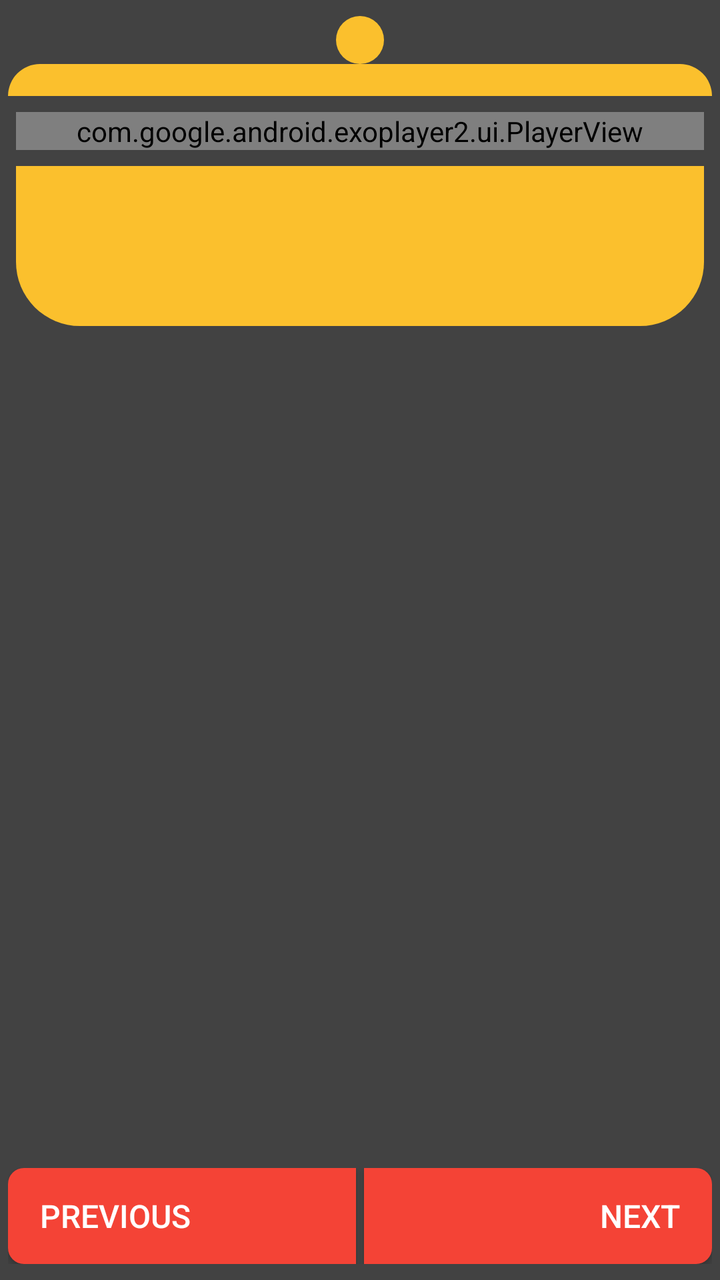
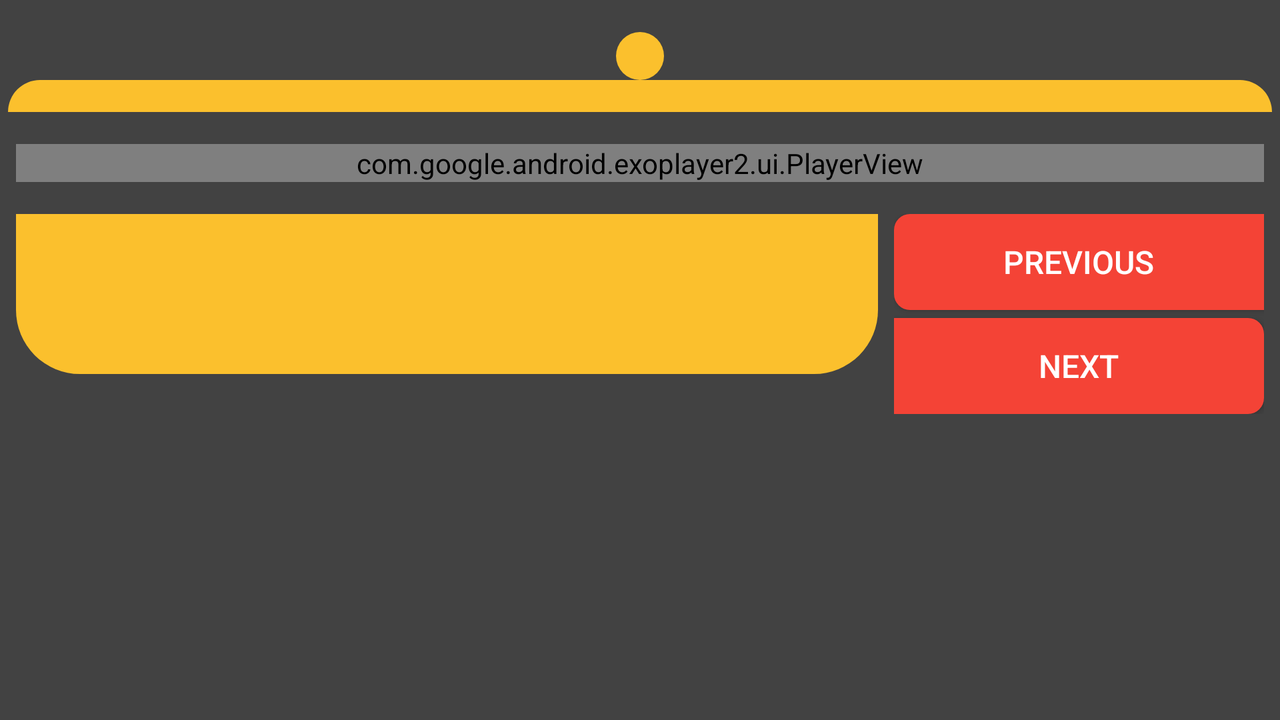

One screen, two layout resources from the same app: the default and the repository's alternative for another configuration. Each is rendered where Android would select it; the XML of both is given below.
<!-- AndroidManifest.xml: application theme AppTheme -->
<!-- res/layout/fragment_video_and_instructions.xml -->
<?xml version="1.0" encoding="utf-8"?>
<androidx.constraintlayout.widget.ConstraintLayout
    xmlns:android="http://schemas.android.com/apk/res/android"
    xmlns:app="http://schemas.android.com/apk/res-auto"
    xmlns:tools="http://schemas.android.com/tools"
    android:layout_width="match_parent"
    android:layout_height="match_parent"
    android:background="?android:attr/windowBackground"
    android:clickable="true"
    tools:ignore="KeyboardInaccessibleWidget">

    <androidx.core.widget.NestedScrollView
        android:layout_width="match_parent"
        android:layout_height="wrap_content"
        android:layout_marginTop="8dp"
        app:layout_constraintTop_toTopOf="parent"
        app:layout_constraintBottom_toBottomOf="parent"
        app:layout_constraintVertical_bias="0">

        <LinearLayout
            android:layout_width="match_parent"
            android:layout_height="wrap_content"
            android:orientation="vertical">

            
            <TextView
                android:layout_width="wrap_content"
                android:layout_height="wrap_content"
                android:layout_gravity="center_horizontal"
                android:background="@drawable/shape_video_lid_tip"/>

            
            <TextView
                android:layout_width="match_parent"
                android:layout_height="16dp"
                android:layout_marginHorizontal="4dp"
                android:layout_marginBottom="8dp"
                android:background="@drawable/shape_video_lid"/>

            <com.google.android.exoplayer2.ui.PlayerView
                android:id="@+id/exoPlayerPlayerView"
                android:layout_width="match_parent"
                android:layout_height="wrap_content"
                app:resize_mode="fixed_width"
                android:layout_marginHorizontal="8dp"/>

            <TextView
                android:id="@+id/textViewStepDescription"
                android:layout_width="match_parent"
                android:layout_height="wrap_content"
                android:minHeight="80dp"
                android:layout_marginTop="8dp"
                android:layout_marginHorizontal="8dp"
                android:layout_marginBottom="80dp"
                android:paddingVertical="16dp"
                android:paddingHorizontal="8dp"
                style="@style/text_custom_normal"
                android:background="@drawable/shape_instructions_bg"/>

        </LinearLayout>

    </androidx.core.widget.NestedScrollView>

    <LinearLayout
        android:id="@+id/linearLayoutNavigationButtons"
        android:layout_width="match_parent"
        android:layout_height="wrap_content"
        android:orientation="horizontal"
        android:layout_marginHorizontal="4dp"
        android:layout_marginBottom="8dp"
        app:layout_constraintTop_toTopOf="parent"
        app:layout_constraintBottom_toBottomOf="parent"
        app:layout_constraintVertical_bias="1">

        <Button
            android:id="@+id/buttonPreviousStep"
            android:layout_width="0dp"
            android:layout_height="wrap_content"
            android:minHeight="48dp"
            android:layout_weight=".5"
            android:gravity="left|center_vertical"
            android:background="@drawable/shape_button_previous_bg"
            android:textSize="16sp"
            android:textColor="@color/textLight"
            android:layout_marginRight="2dp"
            android:paddingHorizontal="16dp"
            android:paddingVertical="4dp"
            android:drawableLeft="@drawable/ic_navigate_previous"
            android:text="@string/button_previous"
            tools:ignore="ButtonStyle,RtlHardcoded" />

        <Button
            android:id="@+id/buttonNextStep"
            android:layout_width="0dp"
            android:layout_height="wrap_content"
            android:minHeight="48dp"
            android:layout_weight=".5"
            android:gravity="right|center_vertical"
            android:background="@drawable/shape_button_next_bg"
            android:textSize="16sp"
            android:textColor="@color/textLight"
            android:layout_marginLeft="2dp"
            android:paddingHorizontal="16dp"
            android:drawableRight="@drawable/ic_navigate_next"
            android:text="@string/button_next"
            tools:ignore="RtlHardcoded" />

    </LinearLayout>

</androidx.constraintlayout.widget.ConstraintLayout>
<!-- resources referenced by this layout -->
<resources>
  <color name="textLight">#FFFFFF</color>
  <!-- drawable shape_button_next_bg (drawable) -->
  <?xml version="1.0" encoding="utf-8"?>
  <shape
      xmlns:android="http://schemas.android.com/apk/res/android"
      android:shape="rectangle"
      android:layout_height="match_parent"
      android:layout_width="match_parent">
      <solid android:color="@color/colorAccent" />
      <corners
          android:topRightRadius="8dp"
          android:bottomRightRadius="8dp"/>
  </shape>
  <!-- drawable shape_button_previous_bg (drawable) -->
  <?xml version="1.0" encoding="utf-8"?>
  <shape
      xmlns:android="http://schemas.android.com/apk/res/android"
      android:shape="rectangle"
      android:layout_height="match_parent"
      android:layout_width="match_parent">
      <solid android:color="@color/colorAccent" />
      <corners
          android:topLeftRadius="8dp"
          android:bottomLeftRadius="8dp"/>
  </shape>
  <!-- drawable shape_instructions_bg (drawable) -->
  <?xml version="1.0" encoding="utf-8"?>
  <shape
      xmlns:android="http://schemas.android.com/apk/res/android"
      android:shape="rectangle"
      android:layout_height="match_parent"
      android:layout_width="match_parent">
      <solid android:color="@color/colorPrimary" />
      <corners
          android:bottomRightRadius="32dp"
          android:bottomLeftRadius="32dp"/>
  </shape>
  <!-- drawable shape_video_lid (drawable) -->
  <?xml version="1.0" encoding="utf-8"?>
  <shape
      xmlns:android="http://schemas.android.com/apk/res/android"
      android:shape="rectangle"
      android:layout_height="match_parent"
      android:layout_width="match_parent">
      <solid android:color="@color/colorPrimary" />
      <corners
          android:topRightRadius="32dp"
          android:topLeftRadius="32dp"/>
  </shape>
  <!-- drawable shape_video_lid_tip (drawable) -->
  <?xml version="1.0" encoding="utf-8"?>
  <shape xmlns:android="http://schemas.android.com/apk/res/android"
      android:shape="oval">
      <solid android:color="@color/colorPrimary" />
      <size
          android:width="24dp"
          android:height="24dp" />
      <corners android:radius="18dp" />
  </shape>
  <string name="button_next">Next</string>
  <string name="button_previous">Previous</string>
  <style name="text_custom_normal">
          <item name="android:fontFamily">casual</item>
          <item name="android:textSize">16sp</item>
          <item name="android:textStyle">bold</item>
          <item name="android:textColor">@color/textDark</item>
      </style>
  <style name="AppTheme" parent="Theme.AppCompat.Light">
          
          <item name="colorPrimary">@color/colorPrimary</item>
          <item name="colorPrimaryDark">@color/colorPrimaryDark</item>
          <item name="colorAccent">@color/colorAccent</item>
          <item name="android:windowBackground">@color/windowDark</item>
          <item name="android:itemBackground">@color/windowDark</item>
      </style>
  <color name="colorAccent">#F44336</color>
  <color name="colorPrimary">#FBC02D</color>
  <color name="textDark">#000000</color>
  <color name="colorPrimaryDark">#F9A825</color>
  <color name="windowDark">#424242</color>
</resources>
<!-- res/layout-land/fragment_video_and_instructions.xml (the repository's variant of the layout above) -->
<!-- drawn on the phone turned sideways -->
<?xml version="1.0" encoding="utf-8"?>
<androidx.core.widget.NestedScrollView
    xmlns:android="http://schemas.android.com/apk/res/android"
    xmlns:app="http://schemas.android.com/apk/res-auto"
    xmlns:tools="http://schemas.android.com/tools"
    android:layout_width="match_parent"
    android:layout_height="match_parent"
    android:background="?android:attr/windowBackground"
    android:clickable="true"
    tools:ignore="KeyboardInaccessibleWidget">

    <LinearLayout
        android:layout_width="match_parent"
        android:layout_height="wrap_content"
        android:orientation="vertical">

        <LinearLayout
            android:id="@+id/linearLayoutAestheticsLandscape"
            android:layout_width="match_parent"
            android:layout_height="wrap_content"
            android:paddingTop="16dp"
            android:paddingBottom="16dp"
            android:orientation="vertical">

            
            <TextView
                android:layout_width="wrap_content"
                android:layout_height="wrap_content"
                android:layout_gravity="center_horizontal"
                android:background="@drawable/shape_video_lid_tip"/>

            
            <TextView
                android:layout_width="match_parent"
                android:layout_height="16dp"
                android:layout_marginHorizontal="4dp"
                android:background="@drawable/shape_video_lid"/>

        </LinearLayout>

        <com.google.android.exoplayer2.ui.PlayerView
            android:id="@+id/exoPlayerPlayerView"
            android:layout_width="match_parent"
            android:layout_height="match_parent"
            app:resize_mode="fixed_width"
            android:layout_marginHorizontal="8dp"/>

        <LinearLayout
            android:layout_width="match_parent"
            android:layout_height="wrap_content"
            android:orientation="horizontal">

            <TextView
                android:id="@+id/textViewStepDescription"
                android:layout_width="0dp"
                android:layout_height="wrap_content"
                android:minHeight="80dp"
                android:layout_weight=".7"
                android:layout_marginTop="16dp"
                android:layout_marginHorizontal="8dp"
                android:layout_marginBottom="16dp"
                android:paddingVertical="16dp"
                android:paddingHorizontal="8dp"
                style="@style/text_custom_normal"
                android:background="@drawable/shape_instructions_bg"/>

            <LinearLayout
                android:id="@+id/linearLayoutNavigationButtons"
                android:layout_width="0dp"
                android:layout_height="wrap_content"
                android:layout_weight=".3"
                android:orientation="vertical"
                android:layout_marginTop="16dp"
                android:layout_marginEnd="8dp"
                android:layout_marginBottom="8dp">

                <Button
                    android:id="@+id/buttonPreviousStep"
                    android:layout_width="match_parent"
                    android:layout_height="wrap_content"
                    android:minHeight="48dp"
                    android:gravity="center"
                    android:background="@drawable/shape_button_previous_bg"
                    android:textSize="16sp"
                    android:textColor="@color/textLight"
                    android:layout_marginBottom="4dp"
                    android:paddingHorizontal="16dp"
                    android:paddingVertical="4dp"
                    android:drawableLeft="@drawable/ic_navigate_previous"
                    android:text="@string/button_previous"
                    tools:ignore="RtlHardcoded" />

                <Button
                    android:id="@+id/buttonNextStep"
                    android:layout_width="match_parent"
                    android:layout_height="wrap_content"
                    android:minHeight="48dp"
                    android:gravity="center"
                    android:background="@drawable/shape_button_next_bg"
                    android:textSize="16sp"
                    android:textColor="@color/textLight"
                    android:paddingHorizontal="16dp"
                    android:drawableRight="@drawable/ic_navigate_next"
                    android:text="@string/button_next"
                    tools:ignore="RtlHardcoded" />

            </LinearLayout>

        </LinearLayout>

    </LinearLayout>

</androidx.core.widget.NestedScrollView>
